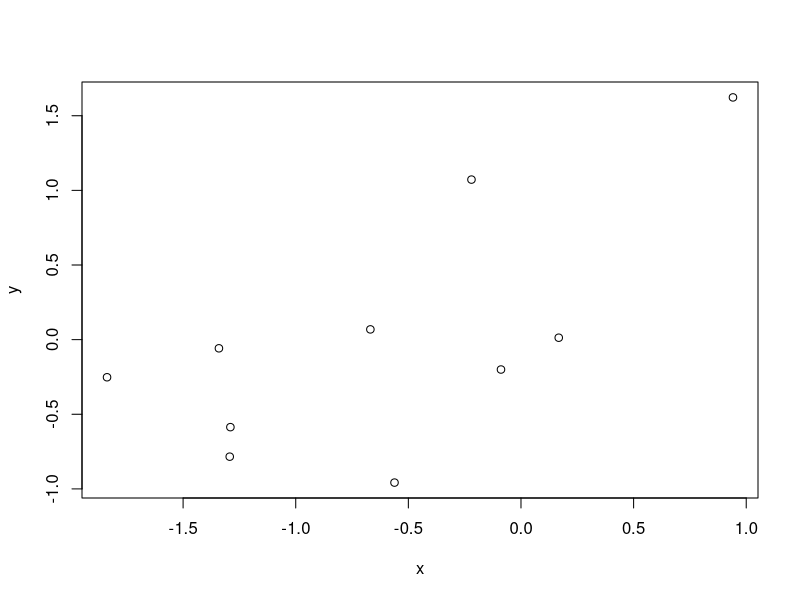

Here is the R script that generated this plot:
## ---- chunk 1
# This is to test code blocks which produce no output, and so can't easily be
# diffed
d <- data.frame(x = rnorm(10), y = rnorm(10))
## ---- chunk 2
plot(d)
